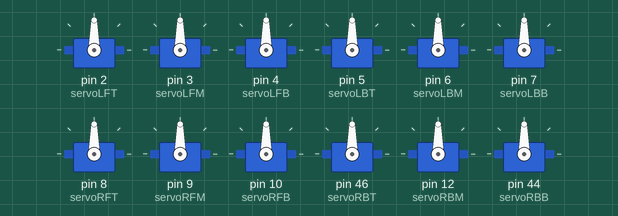
Recording of a sketch running on a simulated Arduino Mega 2560, built with avr-gcc and run on an emulated ATmega2560. Shown: 12 × servo.

Above: at 0.1 s.
At 1.1 s:
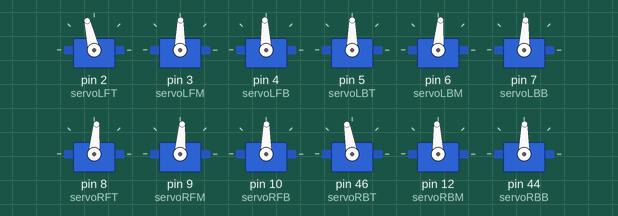
Timing chart, 0 to 2.6 s (numbered marks = the images above):
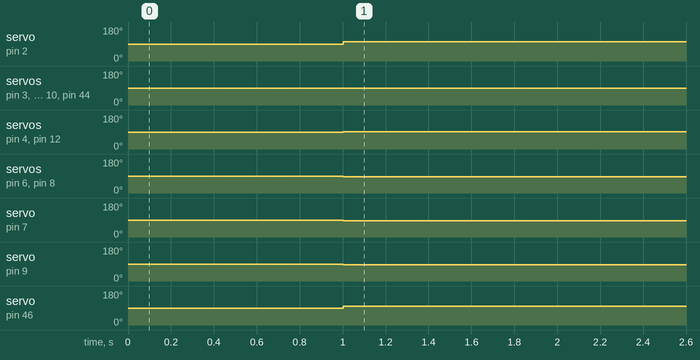

The sketch:

tes.ino.ino
```cpp
#include <Servo.h>

Servo servoLFT,//left front top     (range depan=47,  belakang=125) jangkauan = 78
      servoLFM,//left front middle  (range atas=39,   bawah=117)    jangkauan = 78
      servoLFB,//left front bottom  (range dalam=41,  luar=136)     jangkauan = 95

      servoLBT,//left back top      (range depan=58,  belakang=130) jangkauan = 72
      servoLBM,//left back middle   (range atas=35,   bawah=113)    jangkauan = 78
      servoLBB,//left back bottom   (range dalam=36,  luar=131)     jangkauan = 95

      servoRFT,//right front top    (range depan=128, belakang=50)  jangkauan = 78
      servoRFM,//right front middle (range atas=137,  bawah=59)     jangkauan = 78
      servoRFB,//right front bottom (range dalam=140, luar=45)      jangkauan = 95

      servoRBT,//right back top     (range depan=132, belakang=60)  jangkauan = 72
      servoRBM,//right back middle  (range atas=142,  bawah=64)     jangkauan = 78
      servoRBB//right back bottom   (range dalam=140, luar=45)      jangkauan = 95
      ;

//servo top
int lftForward=60,  lftBackward=138,
    lbtForward=58,  lbtBackward=130,
    rftForward=128, rftBackward=50,
    rbtForward=132, rbtBackward=60,
    rftTegak, rbtTegak,
    lftTegak, lbtTegak;

//servo middle
int lfmUp=39,   lfmDown=117,
    lbmUp=35,   lbmDown=113,
    rfmUp=136,  rfmDown=58,
//    rfmUp=137,  rfmDown=59, //nilai lama
    rbmUp=142,  rbmDown=64,
    rfmTegak, rbmTegak,
    lfmTegak, lbmTegak;

//servo bottom
int lfbIn=41,   lfbOut=136,
    lbbIn=36,   lbbOut=131,
    rfbIn=140,  rfbOut=45,
    rbbIn=140,  rbbOut=45,
    lfbTegak, lbbTegak,
    rfbTegak, rbbTegak;

//posisi servo saat ini
int posisiLFT=0, posisiLFM=0, posisiLFB=0,
    posisiLBT=0, posisiLBM=0, posisiLBB=0,
    posisiRFT=0, posisiRFM=0, posisiRFB=0,
    posisiRBT=0, posisiRBM=0, posisiRBB=0;


void setup() {
  servoLFT.attach(2);  servoLFM.attach(3);  servoLFB.attach(4);
  servoLBT.attach(5);  servoLBM.attach(6);  servoLBB.attach(7);
  servoRFT.attach(8);  servoRFM.attach(9);  servoRFB.attach(10);
  servoRBT.attach(46);  servoRBM.attach(12);  servoRBB.attach(44);

  lftTegak=lftForward + 43; lbtTegak=lbtForward + 32;
  rftTegak=rftForward - 43; rbtTegak=rbtForward - 32;

  lfmTegak=lfmUp + 50; lbmTegak=lbmUp + 50;
  rfmTegak=rfmUp - 50; rbmTegak=rbmUp - 50;

  lfbTegak=lfbIn + 51; lbbTegak=lbbIn + 51;
  rfbTegak=rfbIn - 51; rbbTegak=rbbIn - 51;

}

void loop() {
  delay(1000);
  berdiri();
  delay(5000);


  int kondisi=0;

  while (kondisi==0){
    MajuKananBelakang();
    delay(50);
    MajuKiriDepan();
    delay(50);
    MajuKiriBelakang();
    delay(50);
    MajuKananDepan();
    delay(50);
  }


  delay(10000);
}

void berdiri(){
  servoLFT.write(SudutReal("LFT",0));   servoRFT.write(SudutReal("RFT",0));
  servoLBT.write(SudutReal("LBT",0)); servoRBT.write(SudutReal("RBT",0));

  servoLFM.write(SudutReal("LFM",0));   servoRFM.write(SudutReal("RFM",0));
  servoLBM.write(SudutReal("LBM",0));   servoRBM.write(SudutReal("RBM",0));

  servoLFB.write(SudutReal("LFB",0));   servoRFB.write(SudutReal("RFB",0));
  servoLBB.write(SudutReal("LBB",0));   servoRBB.write(SudutReal("RBB",0));
}


/**
 * fungsi membatasi nilai minimum dan maksimum
 */
int NilaiBatas(int nilai, int nilaiMin, int nilaiMax){
  if (nilai>nilaiMax) nilai=nilaiMax;
  else if (nilai<nilaiMin) nilai=nilaiMin;
  return nilai;
}

/**
 * fungsi mendapatkan sudut sebenarnya dari servo
 * servoTujuan diisi dengan kode LFT, LBT, RFT, dst
 * nilai diisi dengan sudut yang diinginkan
 */
int SudutReal(String servoTujuan, int nilai) {
  int nilaiReal;

  if (servoTujuan.equals("LFT")) {//-35 s/d 43
    nilaiReal = (lftTegak - NilaiBatas(nilai, -35, 43));
  } else if (servoTujuan.equals("LBT")) {//-40 s/d 32
    nilaiReal = (lbtTegak - NilaiBatas(nilai, -40, 32));
  } else if (servoTujuan.equals("RFT")) {//-35 s/d 43
    nilaiReal = (rftTegak + NilaiBatas(nilai, -35, 43));
  } else if (servoTujuan.equals("RBT")) {//-40 s/d 32
    nilaiReal = (rbtTegak + NilaiBatas(nilai, -40, 32));
  } else if (servoTujuan.equals("LFM")) {//-28 s/d 50
    nilaiReal = (lfmTegak - NilaiBatas(nilai, -28, 50));
  } else if (servoTujuan.equals("LBM")) {//-28 s/d 50
    nilaiReal = (lbmTegak - NilaiBatas(nilai, -28, 50));
  } else if (servoTujuan.equals("RFM")) {//-28 s/d 50
    nilaiReal = (rfmTegak + NilaiBatas(nilai, -28, 50));
  } else if (servoTujuan.equals("RBM")) {//-28 s/d 50
    nilaiReal = (rbmTegak + NilaiBatas(nilai, -28, 50));
  } else if (servoTujuan.equals("LFB")) {//-51 s/d 44
    nilaiReal = (lfbTegak + NilaiBatas(nilai, -51, 44));
  } else if (servoTujuan.equals("LBB")) {//-51 s/d 44
    nilaiReal = (lbbTegak + NilaiBatas(nilai, -51, 44));
  } else if (servoTujuan.equals("RFB")) {//-51 s/d 44
    nilaiReal = (rfbTegak - NilaiBatas(nilai, -51, 44));
  } else if (servoTujuan.equals("RBB")) {//-51 s/d 44
    nilaiReal = (rbbTegak - NilaiBatas(nilai, -51, 44));
  } else {//kondisi error akan terjadi robot berdiri selama 2 detik
    berdiri();
    delay(2000);
  }
  return nilaiReal;
}

/**
 * fungsi untuk menggerakkan servo dan sekaligus menyimpan sudut servo saat ini
 */
void ServoWrite(String servoNama, int sudut) {
  Servo servoPakai;
  if (servoNama.equals("LFT")) {
    servoPakai=servoLFT;  posisiLFT=sudut;
  } else if (servoNama.equals("LFM")) {
    servoPakai=servoLFM;  posisiLFM=sudut;
  } else if (servoNama.equals("LFB")) {
    servoPakai=servoLFB;  posisiLFB=sudut;

  } else if (servoNama.equals("LBT")) {
    servoPakai=servoLBT;  posisiLBT=sudut;
  } else if (servoNama.equals("LBM")) {
    servoPakai=servoLBM;  posisiLBM=sudut;
  } else if (servoNama.equals("LBB")) {
    servoPakai=servoLBB;  posisiLBB=sudut;

  } else if (servoNama.equals("RFT")) {
    servoPakai=servoRFT;  posisiRFT=sudut;
  } else if (servoNama.equals("RFM")) {
    servoPakai=servoRFM;  posisiRFM=sudut;
  } else if (servoNama.equals("RFB")) {
    servoPakai=servoRFB;  posisiRFB=sudut;

  } else if (servoNama.equals("RBT")) {
    servoPakai=servoRBT;  posisiRBT=sudut;
  } else if (servoNama.equals("RBM")) {
    servoPakai=servoRBM;  posisiRBM=sudut;
  } else if (servoNama.equals("RBB")) {
    servoPakai=servoRBB;  posisiRBB=sudut;
  }

  servoPakai.write(SudutReal(servoNama,sudut));
}

/**
 * Fungsi menggerakkan servo dengan perlahan
 */
void ServoMovementSingle(String servoNama, int sudutBaru) {
  int sudutLama, pengali, jarak;

  sudutLama=PosisiServo(servoNama);

  if (sudutLama < sudutBaru) {
    jarak=sudutBaru-sudutLama;
    pengali=1;
  } else if (sudutLama > sudutBaru) {
    jarak=sudutLama-sudutBaru;
    pengali=-1;
  } else {//untuk sudutLama sama dengan sudutBaru
    jarak=0;
    pengali=1;
  }

  for (int i=1; i<=jarak; i++) {
    ServoWrite(servoNama, sudutLama + (pengali * i));
    delay(10);
  }
}

void ServoMovementDouble(String servoNama1, int sudutBaru1, String servoNama2, int sudutBaru2) {
  int sudutLama1, pengali1, jarak1,
      sudutLama2, pengali2, jarak2;

  sudutLama1=PosisiServo(servoNama1);
  sudutLama2=PosisiServo(servoNama2);

  if (sudutLama1 < sudutBaru1) {
    jarak1=sudutBaru1-sudutLama1;
    pengali1=1;
  } else if (sudutLama1 > sudutBaru1) {
    jarak1=sudutLama1-sudutBaru1;
    pengali1=-1;
  } else {//untuk sudutLama sama dengan sudutBaru
    jarak1=0;
    pengali1=1;
  }

  if (sudutLama2 < sudutBaru2) {
    jarak2=sudutBaru2-sudutLama2;
    pengali2=1;
  } else if (sudutLama2 > sudutBaru2) {
    jarak2=sudutLama2-sudutBaru2;
    pengali2=-1;
  } else {//untuk sudutLama sama dengan sudutBaru
    jarak2=0;
    pengali2=1;
  }

  for (int i=1; i<=jarak1; i++) {
    ServoWrite(servoNama1, sudutLama1 + (pengali1 * i));
    ServoWrite(servoNama2, sudutLama2 + (pengali2 * i));
    delay(10);
  }
}

/**
 * Fungsi mendapatkan sudut saat ini dari servo
 */
int PosisiServo(String servoNama) {
  if (servoNama.equals("LFT")) return posisiLFT;
  else if (servoNama.equals("LFM")) return posisiLFM;
  else if (servoNama.equals("LFB")) return posisiLFB;

  else if (servoNama.equals("LBT")) return posisiLBT;
  else if (servoNama.equals("LBM")) return posisiLBM;
  else if (servoNama.equals("LBB")) return posisiLBB;

  else if (servoNama.equals("RFT")) return posisiRFT;
  else if (servoNama.equals("RFM")) return posisiRFM;
  else if (servoNama.equals("RFB")) return posisiRFB;

  else if (servoNama.equals("RBT")) return posisiRBT;
  else if (servoNama.equals("RBM")) return posisiRBM;
  else if (servoNama.equals("RBB")) return posisiRBB;
}

//langkah ke-1
void MajuKananBelakang() {
  //posisikan kaki CoG ke posisi angkat kaki
  ServoMovementDouble("RFT",-10, "LBT",-10);
  delay(50);

  //angkat kaki kanan belakang
  ServoMovementSingle("RBM", 50);
  delay(50);

  //majukan kaki kanan belakang
  ServoMovementSingle("RBT",40);
  delay(50);

  //turunkan kaki kanan belakang
  ServoMovementSingle("RBM", 0);
  delay(50);

  //dorong kaki kanan belakang
  ServoMovementSingle("RBT",0);
  delay(50);

  //posisikan kaki CoG ke tegak lurus
  ServoMovementDouble("RFT",0, "LBT",0);
  delay(50);
}

//langkah ke-2
void MajuKiriDepan() {
  //posisikan kaki CoG ke posisi angkat kaki
  ServoMovementDouble("RFT",10, "LBT",10);
  delay(50);

  //angkat kaki kiri depan
  ServoMovementSingle("LFM", 50);
  delay(50);

  //majukan kaki kiri depan
  ServoMovementSingle("LFT",40);
  delay(50);

  //turunkan kaki kiri depan
  ServoMovementSingle("LFM", 0);
  delay(50);

  //dorong kaki kiri depan
  ServoMovementSingle("LFT",0);
  delay(50);

  //posisikan kaki CoG ke tegak lurus
  ServoMovementDouble("RFT",0, "LBT",0);
  delay(50);
}

//langkah ke-3
void MajuKiriBelakang() {
  //posisikan kaki CoG ke posisi angkat kaki
  ServoMovementDouble("LFT",-10, "RBT",-10);
  delay(50);

  //angkat kaki kiri belakang
  ServoMovementSingle("LBM", 50);
  delay(50);

  //majukan kaki kiri belakang
  ServoMovementSingle("LBT",40);
  delay(50);

  //turunkan kaki kiri belakang
  ServoMovementSingle("LBM", 0);
  delay(50);

  //dorong kaki kiri belakang
  ServoMovementSingle("LBT",0);
  delay(50);

  //posisikan kaki CoG ke tegak lurus
  ServoMovementDouble("LFT",0, "RBT",0);
  delay(50);
}

//langkah ke-4
void MajuKananDepan() {
  //posisikan kaki CoG ke posisi angkat kaki
  ServoMovementDouble("LFT",10, "RBT",10);
  delay(50);

  //angkat kaki kanan depan
  ServoMovementSingle("RFM", 50);
  delay(50);

  //majukan kaki kanan depan
  ServoMovementSingle("RFT",40);
  delay(50);

  //turunkan kaki kanan depan
  ServoMovementSingle("RFM", 0);
  delay(50);

  //dorong kaki kanan depan
  ServoMovementSingle("RFT",0);
  delay(50);

  //posisikan kaki CoG ke tegak lurus
  ServoMovementDouble("LFT",0, "RBT",0);
  delay(50);
}
```

Measured:
- by itself, servo on pin 2 (servoLFT): 90° → 103° at 1.0 s
- by itself, servo on pin 3 (servoLFM), servo on pin 10 (servoRFB), servo on pin 44 (servoRBB): 90° → 89° at 1.0 s
- by itself, servo on pin 4 (servoLFB), servo on pin 12 (servoRBM): 90° → 92° at 1.0 s
- by itself, servo on pin 6 (servoLBM), servo on pin 8 (servoRFT): 90° → 85° at 1.0 s
- by itself, servo on pin 7 (servoLBB): 90° → 87° at 1.0 s
- by itself, servo on pin 9 (servoRFM): 90° → 86° at 1.0 s
- by itself, servo on pin 46 (servoRBT): 90° → 100° at 1.0 s
